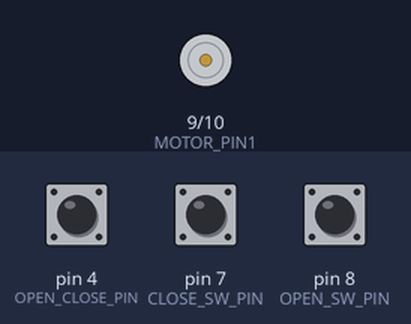
Bench run of a sketch on a simulated Arduino Uno, built with avr-gcc and run on an emulated ATmega328P. Parts: motor-driver pin pairs drawn as motors (green arrow = first pin HIGH = forward, orange = second pin HIGH = backward, longer = more drive). Inputs (shaded band) come from the test bench; at power-on: pin 7 (CLOSE_SW_PIN) HIGH, pin 8 (OPEN_SW_PIN) HIGH, pin 4 (OPEN_CLOSE_PIN) HIGH.

Above: at 1.2 s.
1.3 s: pin 7 (CLOSE_SW_PIN) pulled LOW for 0.15 s
At 2.3 s:
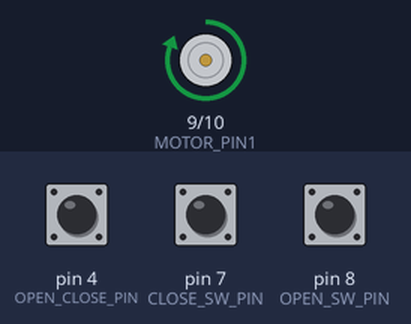
2.9 s: pin 8 (OPEN_SW_PIN) pulled LOW for 0.15 s
At 3.6 s:
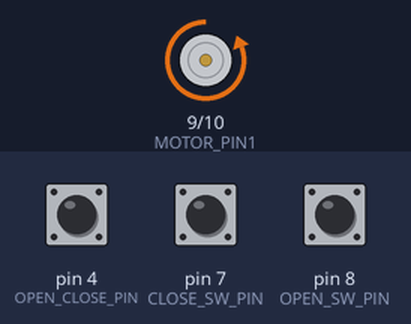
4.5 s: pin 8 (OPEN_SW_PIN) pulled LOW for 3.2 s
At 5.3 s:
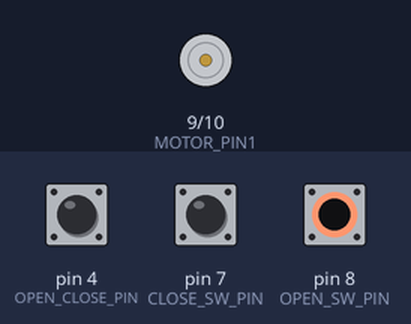
9.2 s: pin 7 (CLOSE_SW_PIN) pulled LOW for 1 s
At 10.8 s:
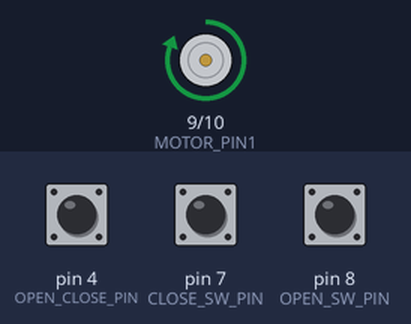
Timing chart, 0 to 12.3 s (numbered marks = the images above; inputs shaded):
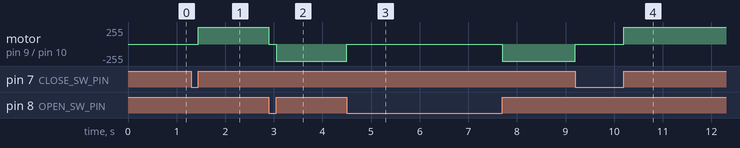

Measured:
- after the input at 1.3 s, motor on pin 9 (MOTOR_PIN1) / pin 10 (MOTOR_PIN2): stopped → forward 255/255 after 0.15 s
- after the input at 2.9 s, motor on pin 9 (MOTOR_PIN1) / pin 10 (MOTOR_PIN2): forward 255/255 → stopped at once, → backward 255/255 0.15 s later
- after the input at 4.5 s, motor on pin 9 (MOTOR_PIN1) / pin 10 (MOTOR_PIN2): backward 255/255 → stopped at once, → backward 255/255 3.2 s later
- after the input at 9.2 s, motor on pin 9 (MOTOR_PIN1) / pin 10 (MOTOR_PIN2): backward 255/255 → stopped at once, → forward 255/255 1.0 s later

The sketch:

disk.ino
```cpp
const int MOTOR_PIN1 = 9;
const int MOTOR_PIN2 = 10;
const int OPEN_SW_PIN = 8;
const int CLOSE_SW_PIN = 7;

const int OPEN_CLOSE_PIN = 4;

const int OPENED = 3;
const int CLOSED = 2;
const int OPENING = 1;
const int CLOSING = 0;

int slotState = -1;

int activate = 0;

unsigned long previousMillis = 0;
void setup() {
  // put your setup code here, to run once:
//  Serial.begin(9600);
  pinMode(MOTOR_PIN1, OUTPUT) ;
  pinMode(MOTOR_PIN2, OUTPUT) ;

  pinMode(OPEN_SW_PIN,  INPUT_PULLUP);
  pinMode(CLOSE_SW_PIN, INPUT_PULLUP);

  pinMode(OPEN_CLOSE_PIN, INPUT_PULLUP);
}

void openSlot(){
  if (slotState == OPENING || slotState == OPENED) return;
  digitalWrite(MOTOR_PIN1, HIGH);
  digitalWrite(MOTOR_PIN2, LOW);
  slotState = OPENING;
//  Serial.print("opening\n");
}

void closeSlot(){
  if (slotState == CLOSING || slotState == CLOSED) return;

  digitalWrite(MOTOR_PIN1, LOW);
  digitalWrite(MOTOR_PIN2, HIGH);
  slotState = CLOSING;
//  Serial.print("closing\n");
}

void idleSlot (){
  if (slotState == OPENED || slotState == CLOSED) return;
  digitalWrite(MOTOR_PIN1, LOW);
  digitalWrite(MOTOR_PIN2, LOW);
//  Serial.print("idle\n");
}

void loop() {
  // put your main code here, to run repeatedly:

  unsigned currMillis = millis();

  int openedState = !digitalRead(OPEN_SW_PIN);
  int closedState = !digitalRead(CLOSE_SW_PIN);


  if (currMillis - previousMillis >= 300){

    if (digitalRead(OPEN_CLOSE_PIN) == LOW){
      if(slotState == OPENED){
        closeSlot();
      }
      else if (slotState == CLOSED){
        openSlot();
      }

      previousMillis = currMillis;

    }
    else{
      if (openedState){

        idleSlot();
        slotState = OPENED;
      }

      if (closedState){

        idleSlot();
        slotState = CLOSED;
      }

    }
  }


  if (!openedState && !closedState){
    if (slotState == OPENED){
      closeSlot();
    }

    if (slotState == CLOSED){
      openSlot();
    }
  }
}
```
